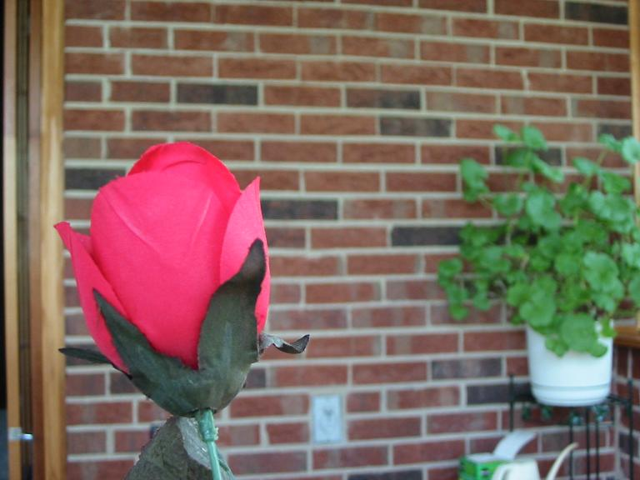
%> input picture FLOWER1.tif, 640 x 480 px
$ octave Pre_Processing_for_feeding_images.m   (GNU Octave 9; MATLAB toolbox functions it lacks are replaced by stand-ins)
%> lines starting %> are read from the running program, lines starting %| are printed output that depends on the picture
% C)Mostafa Amin-Naji, Babol Noshirvani University of Technology,
% My Official Website: www.Amin-Naji.com
% My Email: Mostafa.Amin.Naji@Gmail.com

% PLEASE CITE THE BELOW PAPER IF YOU USE THIS CODE

% M. Amin-Naji, A. Aghagolzadeh, and M. Ezoji, “Ensemble of CNN for Multi-Focus Image Fusion”, Information Fusion, vol. 51, pp. 21–214, 2019.
% DOI: https://doi.org/10.1016/j.inffus.2019.02.003


im1=imread('G:\mostafa\test\flower1.tif');
%> im1 is the input picture: size 480x640x3 uint8; mean R, G, B 126.6, 105, 96.5
im2=imread('G:\mostafa\test\flower2.tif');
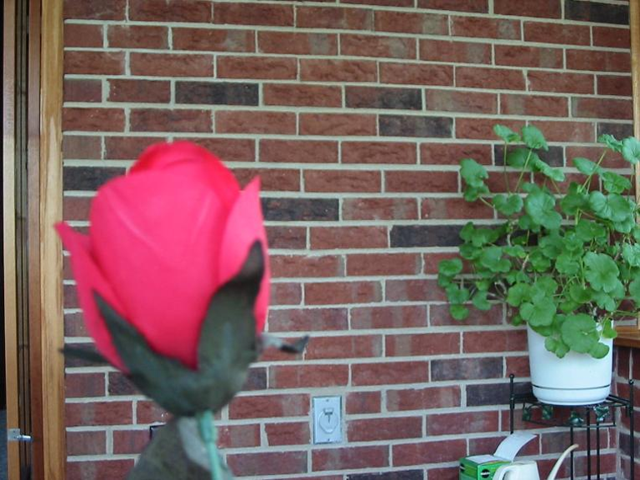
%> input picture FLOWER2.tif, 640 x 480 px
%> im2 is the input picture: size 480x640x3 uint8; mean R, G, B 120.6, 98.2, 95.5


tic
im1=rgb2gray(im1);
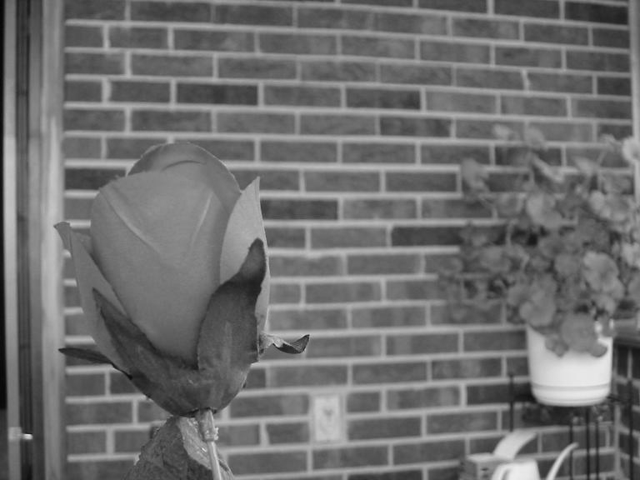
%> im1: size 480x640 uint8; min 3, max 236, mean 110.5
im2=rgb2gray(im2);
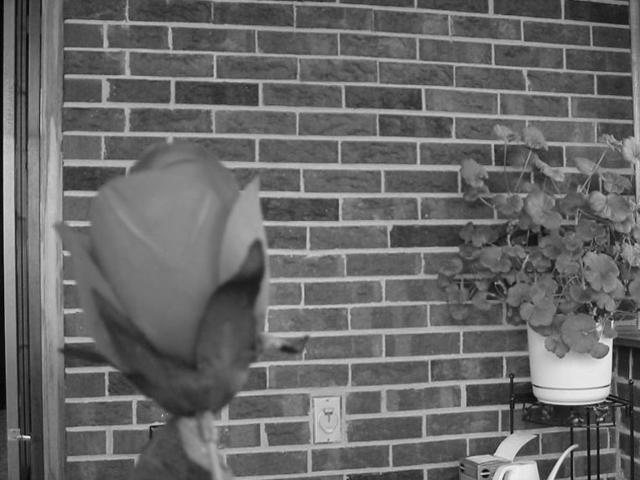
%> im2: size 480x640 uint8; min 2, max 239, mean 104.5
[m,n]=size(im1);
%> m = 480; n = 640
out1=zeros(m,n,3);
[m,n]=size(im2);
out2=zeros(m,n,3);

%> (the run ends here)
